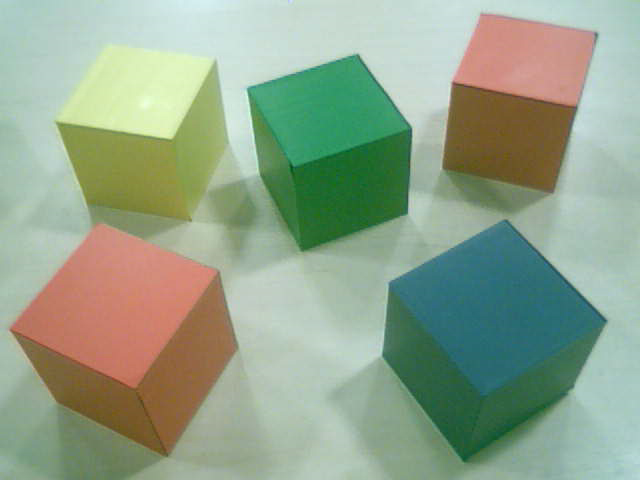
#> input picture vision/5cubes.png, 640 x 480 px, given in place of the camera
$ python video.py
#> lines starting #> are read from the running program, lines starting #| are printed output that depends on the picture; after the words box and inside, x2 and y2 are one past the last pixel; in counts of white or black regions, pixels touching at a corner belong together
### vision/contours.py
import cv2
import numpy as np

def find_contours(frame):
    # Convert the frame to grayscale
    gray_frame = cv2.cvtColor(frame, cv2.COLOR_BGR2GRAY)

    # Apply Gaussian blur to reduce noise
    blurred_frame = cv2.GaussianBlur(gray_frame, (5, 5), 0)

    # Use the Canny edge detection algorithm to get the edges
    edges = cv2.Canny(blurred_frame, threshold1=30, threshold2=100)

    # Find contours in the edge-detected image
    all_contours, _ = cv2.findContours(edges, cv2.RETR_EXTERNAL, cv2.CHAIN_APPROX_SIMPLE)

    return all_contours

# [35 lines left out: functions find_contours2, draw_contours, not called in this run]

def draw_contours_with_name(frame, contours, color_names):
    frame_with_contours = frame.copy()

    colors = [(255, 0, 0), (0, 255, 0), (0, 0, 255)]
    for i, contour in enumerate(contours):
        color = (4,23,123)  # Generate a color for each contour
        cv2.drawContours(frame_with_contours, [contour], -1, color, 2)

        # Get the bounding box of the contour
        x, y, w, h = cv2.boundingRect(contour)

        # Choose a font and position for the text
        font = cv2.FONT_HERSHEY_SIMPLEX
        font_scale = 0.7
        font_thickness = 2
        text_color = (255, 255, 255)  # White color for the text
        text_x = x + int(w / 2) - 30
        text_y = y + int(h / 2)

        # Get the color name for the current contour
        name = color_names[i]

        # Draw the text on the frame
        cv2.putText(frame_with_contours, name, (text_x, text_y), font, font_scale, text_color, font_thickness)

    cv2.imshow("Imagem Final", frame_with_contours)
    return frame_with_contours

# [72 lines left out: functions draw_specific_contours_with_name, print_contour_properties, print_less_contour_properties, not called in this run]
def get_median_bgr_hsv_inside_contours(frame, contours):
    # Convert the frame to HSV color space
    hsv_frame = cv2.cvtColor(frame, cv2.COLOR_BGR2HSV)

    median_bgr_values = []
    median_hsv_values = []

    for contour in contours:
        # Create a mask for the current contour
        mask = np.zeros(frame.shape[:2], dtype=np.uint8)
        cv2.drawContours(mask, [contour], -1, 255, thickness=cv2.FILLED)

        # Extract the pixels inside the contour using the mask
        pixels_inside_contour = frame[np.where(mask)]
        hsv_pixels_inside_contour = hsv_frame[np.where(mask)]

        # Calculate the median BGR values of the pixels inside the contour
        median_bgr = np.median(pixels_inside_contour, axis=0)
        median_bgr_values.append(median_bgr)

        # Calculate the median HSV values of the pixels inside the contour
        median_hsv = np.median(hsv_pixels_inside_contour, axis=0)
        median_hsv_values.append(median_hsv)

    return median_bgr_values, median_hsv_values

### vision/color.py
from contours import *

def detect_color(image):
    all_contours = find_contours(image)
    contours = [contour for contour in all_contours if len(cv2.approxPolyDP(contour, 0.03 * cv2.arcLength(contour, True), True)) >= 6 and cv2.contourArea(contour) >= 10]
    median_bgr_values, median_hsv_values = get_median_bgr_hsv_inside_contours(image, contours)
    color_name = [""]* len(contours)
    # Print the median BGR and HSV values for each contour

    for i, (bgr_values, hsv_values) in enumerate(zip(median_bgr_values, median_hsv_values)):
        # print(f"Contour {i + 1}: Median BGR = {bgr_values}, Median HSV = {hsv_values}")
        # if bgr_values[2] > (((bgr_values[0] + bgr_values[1])/2) + 20):
        #     color_name[i] = "Vermelho"
        color_name[i] = f"{i + 1}"

    frame_with_contours = draw_contours_with_name(image,contours, color_name)
    return frame_with_contours


# [4 lines of commented-out code are left out]

### vision/video.py
from color import *

def main():
    photo = True
    cap = cv2.VideoCapture(1)
    while True:
        ret, frame = cap.read()
#> frame is the input picture: shape (480, 640, 3); mean B, G, R 140.2, 163.9, 146

        if not ret:
            break

        frame = cv2.flip(frame, 1)
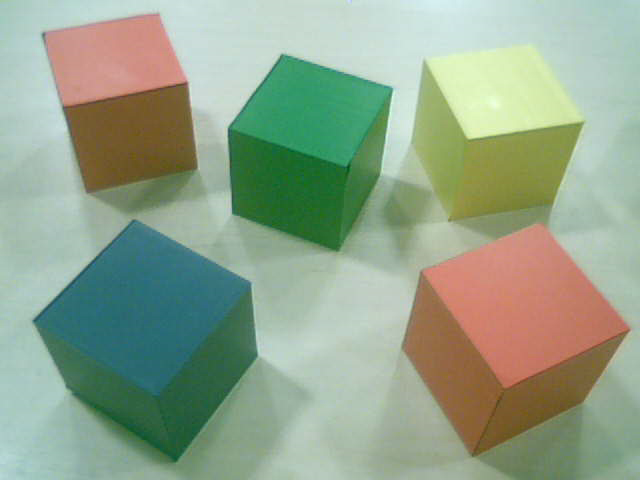
#> frame: shape (480, 640, 3); mean B, G, R 140.2, 163.9, 146
        if photo:
            cv2.imwrite("5cubes_2.png", frame)
            photo = False
        final_frame = detect_color(frame)
#> in find_contours, `gray_frame = cv2.cvtColor(frame, cv2.COLOR_BGR2GRAY)`:
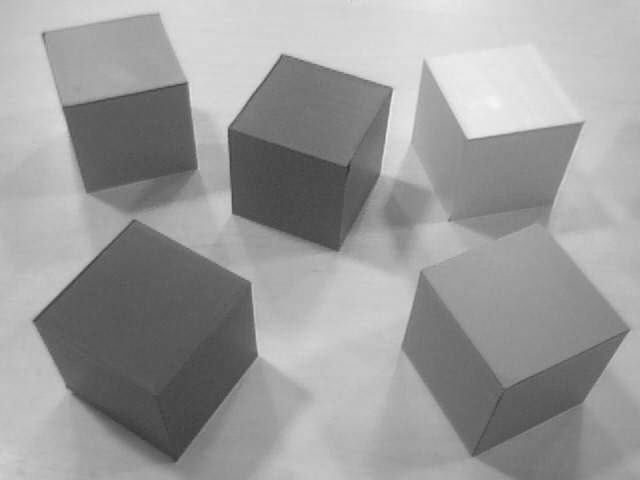
#> gray_frame: shape (480, 640); min 47, max 246, mean 155.8
#> in find_contours, `edges = cv2.Canny(blurred_frame, threshold1=30, threshold2=100)`:
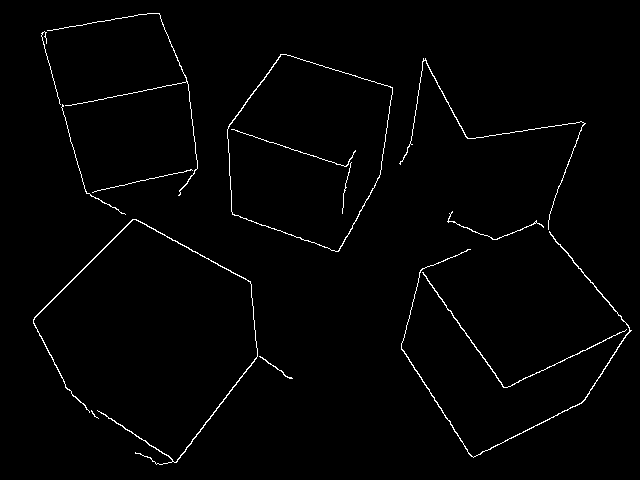
#> edges: shape (480, 640); 1.4% white in thin lines or dots, all inside (x1, y1, x2, y2) = (33, 13, 632, 465)
#> in find_contours, `all_contours, _ = cv2.findContours(edges, cv2.RETR_EXTERNAL, cv2.CHAIN..`: all_contours = 12 contours, 4 with area under 20; largest, box (x1, y1, x2, y2) and area: (227, 54, 393, 252) 23396, (33, 219, 258, 465) 328, (401, 231, 632, 458) 230, (422, 272, 627, 388) 112, (399, 58, 586, 230) 60, (447, 211, 544, 240) 32, (47, 13, 198, 196) 30, (259, 356, 293, 379) 21
#> in detect_color, `contours = [contour for contour in all_contours if len(cv2.approxPolyD..`: contours = 5 contours; box (x1, y1, x2, y2) and area: (33, 219, 258, 465) 328, (401, 231, 632, 458) 230, (399, 58, 586, 230) 60, (447, 211, 544, 240) 32, (47, 13, 198, 196) 30
#> in get_median_bgr_hsv_inside_contours, `hsv_frame = cv2.cvtColor(frame, cv2.COLOR_BGR2HSV)`: hsv_frame: shape (480, 640, 3); mean H, S, V 58.3, 76.2, 173
#> the loop in get_median_bgr_hsv_inside_contours, `for contour in contours:` made 5 passes
#> (median_bgr, median_hsv) on passes 1 to 5: ([120, 145, 151], [23.5, 65, 153]), ([126, 139, 104], [74, 67, 140]), ([121, 156, 153], [36, 60, 162]), ([138, 199, 176.5], [40.5, 75, 199]), ([132, 153, 174], [17, 53, 176])
#> after the loop in get_median_bgr_hsv_inside_contours, `for contour in contours:`:
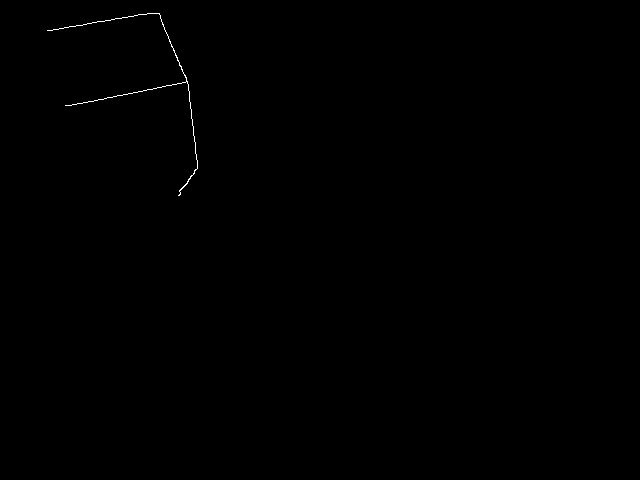
#> mask: shape (480, 640); 0.15% white in thin lines or dots, all inside (x1, y1, x2, y2) = (47, 13, 198, 196)
#> after the loop in get_median_bgr_hsv_inside_contours, `for contour in contours:`: median_bgr_values = [[120, 145, 151], [126, 139, 104], [121, 156, 153], [138, 199, 176.5], [132, 153, 174]]; median_hsv_values = [[23.5, 65, 153], [74, 67, 140], [36, 60, 162], [40.5, 75, 199], [17, 53, 176]]
#> in detect_color, `color_name = [""]* len(contours)`: color_name = ['', '', '', '', '']
#> the loop in detect_color, `for i, (bgr_values, hsv_values) in enumerate(zip(median_bgr_values, me..` made 5 passes
#> after the loop in detect_color, `for i, (bgr_values, hsv_values) in enumerate(zip(median_bgr_values, me..`: color_name = ['1', '2', '3', '4', '5']
#> the loop in draw_contours_with_name, `for i, contour in enumerate(contours):` made 5 passes
#> (x, y, w, h, text_x, text_y, name) on passes 1 to 5: (401, 231, 231, 227, 486, 344, '1'), (33, 219, 225, 246, 115, 342, '2'), (447, 211, 97, 29, 465, 225, '3'), (399, 58, 187, 172, 462, 144, '4'), (47, 13, 151, 183, 92, 104, '5')
#> after the loop in draw_contours_with_name, `for i, contour in enumerate(contours):`:
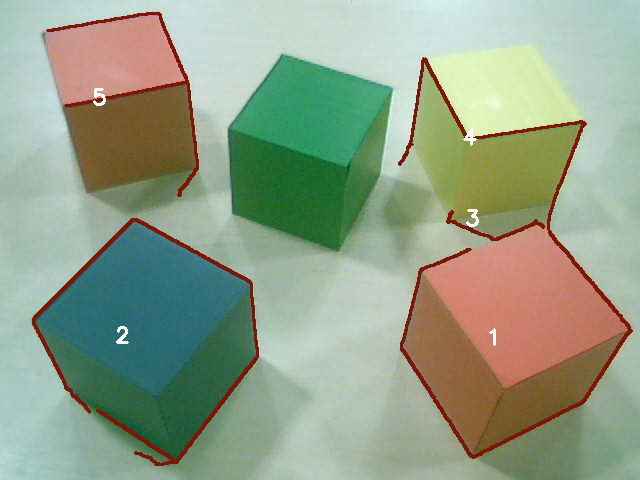
#> frame_with_contours: shape (480, 640, 3); 3% of pixels changed, all inside (x1, y1, x2, y2) = (32, 12, 633, 466)

        cv2.imshow('Video', final_frame)

        # Exit when 'q' is pressed
        if cv2.waitKey(1) & 0xFF == ord('q'):
#> (key q is pressed here)
            break

    cap.release()
    cv2.destroyAllWindows()

main()
